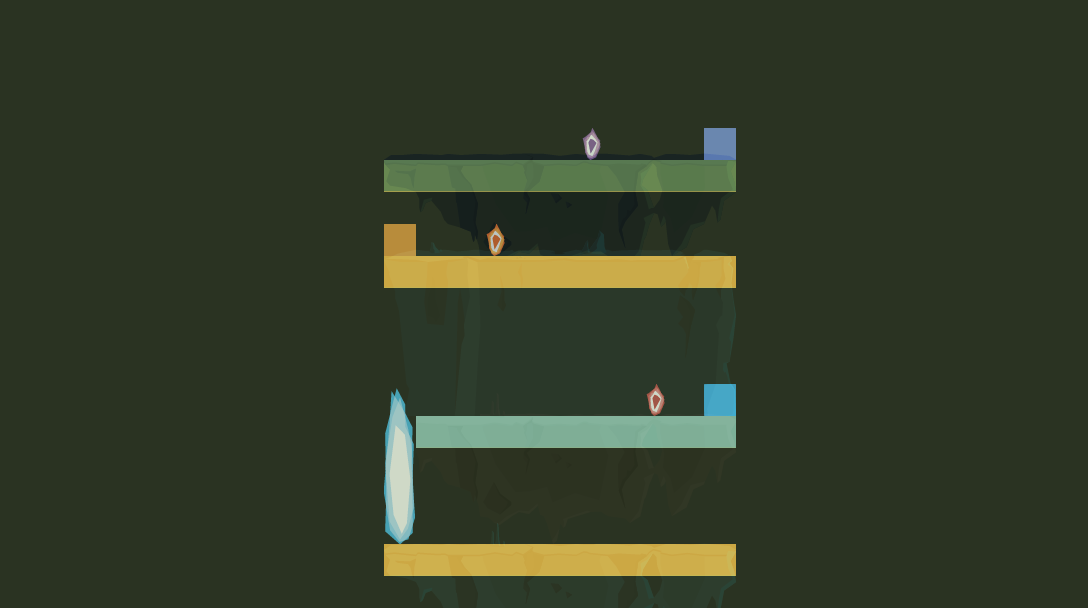

A level layout from a 2D game, rendered from its tile map. Below: a short description, then the map file with tile-grid data replaced by summaries:
An orthogonal 34x19 tile map with 32x32 px tiles, 4 tile layers (colissionLayer, thirdLayer, secondLayer, firstLayer).

<map version="1.0" orientation="orthogonal" renderorder="right-down" width="34" height="19" tilewidth="32" tileheight="32" nextobjectid="1">
 <tileset firstgid="1" name="Test" tilewidth="32" tileheight="32" tilecount="1216" columns="32">
  <image source="tileset.png" width="1024" height="1216" />
  <tile id="192">
   <properties>
    <property name="layer_index" value="3" />
   </properties>
  </tile>
  <tile id="224">
   <properties>
    <property name="layer_index" value="2" />
   </properties>
  </tile>
  <tile id="256">
   <properties>
    <property name="layer_index" value="1" />
   </properties>
  </tile>
  <tile id="329">
   <properties>
    <property name="layer_index" value="1" />
    <property name="portal" value="1" />
   </properties>
  </tile>
  <tile id="352">
   <properties>
    <property name="is_gem" value="1" />
    <property name="layer_index" value="2" />
   </properties>
  </tile>
  <tile id="353">
   <properties>
    <property name="is_gem" value="1" />
    <property name="layer_index" value="1" />
   </properties>
  </tile>
  <tile id="367">
   <properties>
    <property name="layer_index" value="3" />
    <property name="portal" value="1" />
   </properties>
  </tile>
  <tile id="369">
   <properties>
    <property name="layer_destroy" type="bool" value="true" />
    <property name="layer_gem" value="1" />
    <property name="layer_index" value="3" />
    <property name="layer_rollback" type="bool" value="false" />
   </properties>
  </tile>
  <tile id="370">
   <properties>
    <property name="layer_destroy" type="bool" value="true" />
    <property name="layer_gem" value="1" />
    <property name="layer_index" value="2" />
    <property name="layer_rollback" type="bool" value="false" />
   </properties>
  </tile>
  <tile id="371">
   <properties>
    <property name="layer_destroy" type="bool" value="false" />
    <property name="layer_gem" value="1" />
    <property name="layer_index" value="2" />
    <property name="layer_rollback" type="bool" value="true" />
   </properties>
  </tile>
  <tile id="372">
   <properties>
    <property name="layer_destroy" type="bool" value="false" />
    <property name="layer_gem" type="int" value="1" />
    <property name="layer_index" type="int" value="1" />
    <property name="layer_rollback" type="bool" value="true" />
   </properties>
  </tile>
  <tile id="384">
   <properties>
    <property name="is_gem" value="1" />
    <property name="layer_index" value="3" />
   </properties>
  </tile>
  <tile id="399">
   <properties>
    <property name="layer_index" value="3" />
    <property name="portal" value="1" />
   </properties>
  </tile>
  <tile id="431">
   <properties>
    <property name="layer_index" value="3" />
    <property name="portal" value="1" />
   </properties>
  </tile>
  <tile id="448">
   <properties>
    <property name="layer_index" value="3" />
    <property name="portal" value="1" />
   </properties>
  </tile>
  <tile id="453">
   <properties>
    <property name="is_gem" value="1" />
    <property name="layer_index" value="1" />
   </properties>
  </tile>
  <tile id="463">
   <properties>
    <property name="layer_index" value="3" />
    <property name="portal" value="1" />
   </properties>
  </tile>
  <tile id="480">
   <properties>
    <property name="layer_index" value="1" />
   </properties>
  </tile>
  <tile id="495">
   <properties>
    <property name="layer_index" value="3" />
    <property name="portal" value="1" />
   </properties>
  </tile>
 </tileset>
 <layer name="colissionLayer" width="34" height="19">
  <data>[646 cells, 54 non-empty, 14 distinct tile ids]</data>
 </layer>
 <layer name="thirdLayer" width="34" height="19" opacity="0.09">
  <data>[646 cells, 646 non-empty, 51 distinct tile ids]</data>
 </layer>
 <layer name="secondLayer" width="34" height="19" opacity="0.14">
  <data>[646 cells, 646 non-empty, 101 distinct tile ids]</data>
 </layer>
 <layer name="firstLayer" width="34" height="19" opacity="0.18">
  <data>[646 cells, 646 non-empty, 50 distinct tile ids]</data>
 </layer>
</map>
